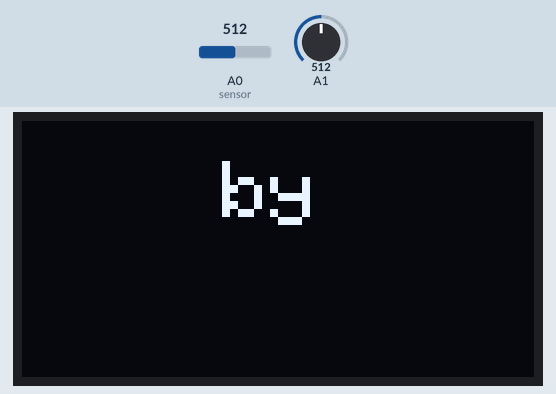
Simulated run of this sketch. Board: Arduino Uno, built with avr-gcc and run on an emulated ATmega328P. Parts: 128×64 one-colour display. The inputs (shaded band) are chosen by the test bench; at power-on: A0 (sensor) = 512, A1 = 512. What the sketch prints to the serial monitor is not drawn.

Above: at 1.6 s.
At 5.4 s:
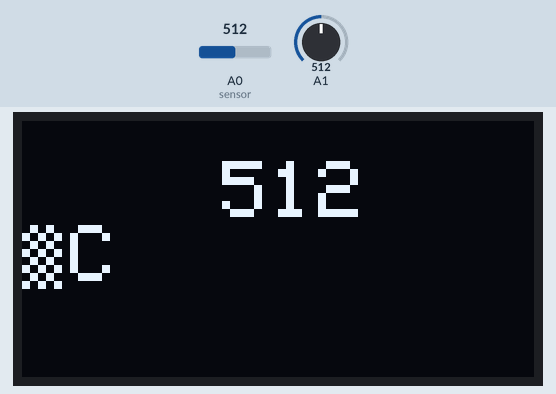
5.5 s: A0 (sensor) set to 716
At 6.7 s:
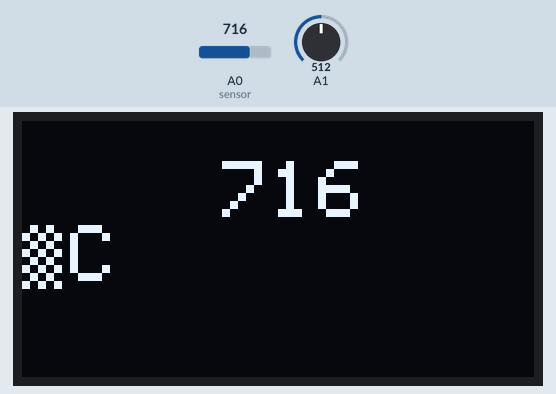
7.0 s: A0 (sensor) set to 900
At 7.5 s:
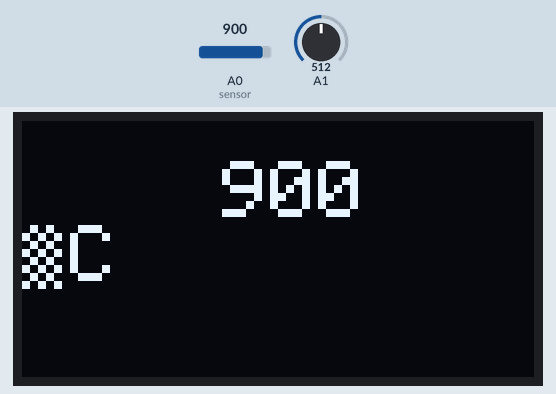
8.5 s: A0 (sensor) set to 1023
At 9.2 s:
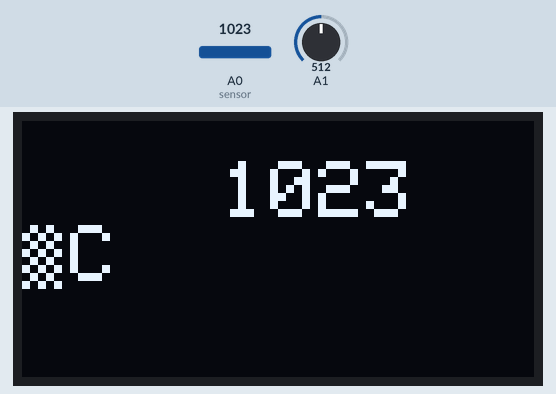
Timing chart, 0 to 11.5 s (numbered marks = the images above; inputs shaded):
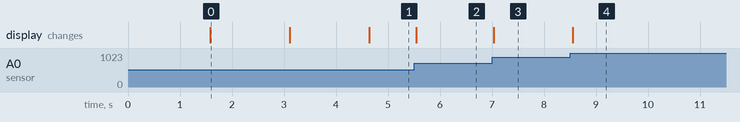

Measured:
- after the input at 5.5 s, the display: changes after 0.05 s (image 2)
- after the input at 7.0 s, the display: changes at once (image 3)
- after the input at 8.5 s, the display: changes after 0.05 s (image 4)
- what the display in image 0 shows lasts 1.5 s, from 1.6 s to 3.1 s

The sketch:

sketch.ino
```cpp
#include <Wire.h>
#include <Adafruit_GFX.h>
#include <Adafruit_SSD1306.h>

/*
* Connections
* SSD1306 OLED | Arduino Uno
* ---------------------------
*     VCC      |    +5V       (Vcc/power/+ve)
*     GND      |    GND       (Ground/-ve/0v)
*     SCL      |    A5        (Serial Clock Line)
*     SDA      |    A4        (Serial Data Line)
*/

const int SCREEN_WIDTH = 128; // OLED display width, in pixels
const int SCREEN_HEIGHT = 64; // OLED display height, in pixels
int intro = 0;
int temperature;
// Declaration for an SSD1306 display connected to I2C (SDA, SCL pins)
Adafruit_SSD1306 display(SCREEN_WIDTH, SCREEN_HEIGHT, &Wire, -1);

void setup() {
  Serial.begin(9600);

  if(!display.begin(SSD1306_SWITCHCAPVCC, 0x3C)) { // Address 0x3D for 128x64
    Serial.println(F("SSD1306 allocation failed"));
    while(true);
  }
}

void loop() {

  if(intro == 0){
  setDisplayProperties(20);
  // Display static text
  display.println("Software");
  display.display();
  delay(1500);
  setDisplayProperties(50);
  display.println("by");
  display.display();
  delay(1500);
  setDisplayProperties(20);
  display.println("Mitchell");
  display.display();
  delay(1500);
  intro = 1;
  }
  Serial.println(analogRead(A0)); //read the temperature sensor??
  Serial.println(analogRead(A1)); //empty pin test
  temperature = analogRead(A0);
  setDisplayProperties(50);
  display.println(temperature);
  display.print("\xB0""C");
  display.display();

}

void setDisplayProperties(int cursor1){
  display.clearDisplay();
  display.setTextSize(2);
  display.setTextColor(WHITE);
  display.setCursor(cursor1, 10);

}
```
